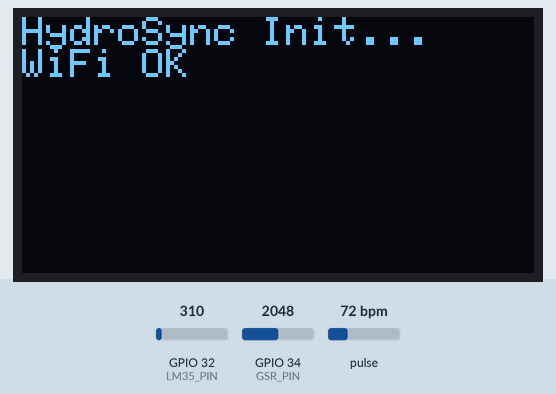
This sketch was run on a simulated ESP32. Shown: 128×64 one-colour display. The test bench sets the inputs (shaded band); at power-on: pulse 72 bpm, GPIO 32 (LM35_PIN) = 310, GPIO 34 (GSR_PIN) = 2048 (analog values on the 0–4095 scale). WiFi joins after 1.5 s; servers stay silent unless stated; nothing arrives over Bluetooth unless stated; a phone connects over Bluetooth LE 3 s after start; what the sketch prints to the serial monitor is not drawn.

Above: at 1.6 s.
At 3.79 s:
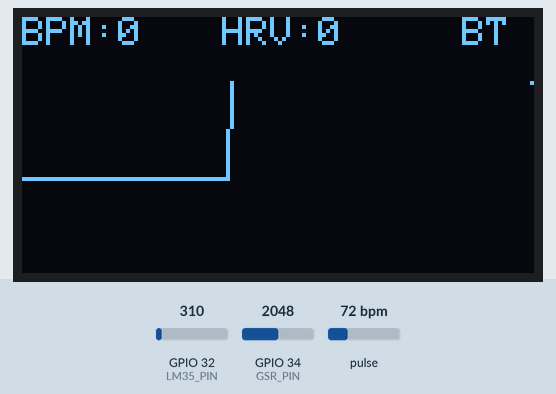
3.8 s: pulse set to 42 bpm
At 4.1 s:
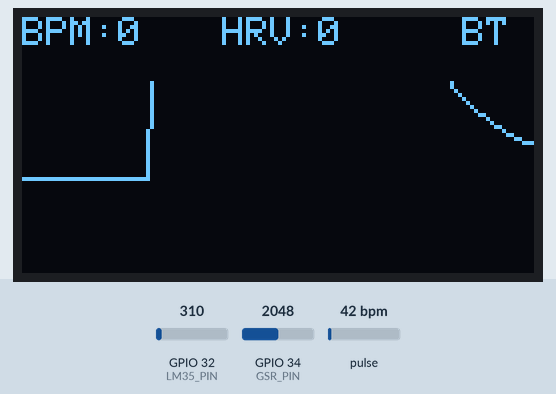
5.5 s: pulse set to 70 bpm
At 5.74 s:
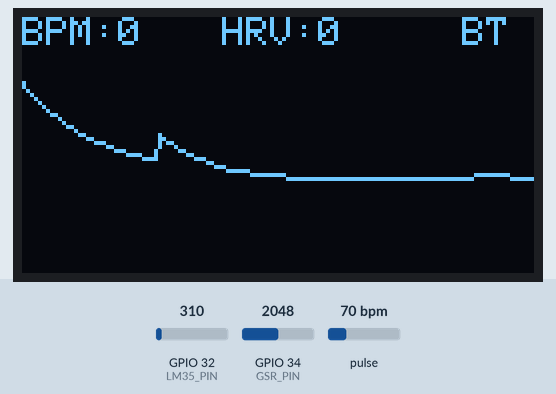
7.0 s: pulse set to 100 bpm
At 7.41 s:
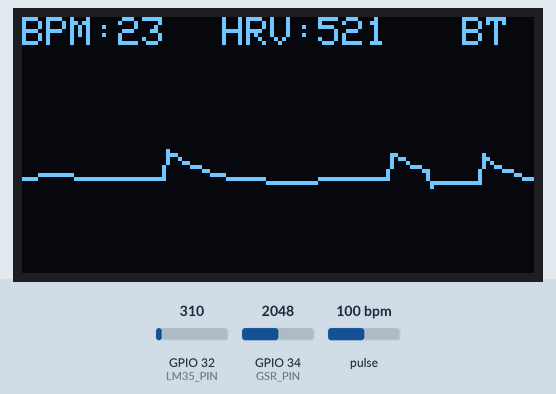

The sketch:

Hydrosync.ino
```cpp
#include <WiFi.h>
#include <WiFiUdp.h>
#include <Wire.h>
#include "MAX30105.h" // Using the SparkFun library from the Health Monitor code
#include "heartRate.h" // Often included with SparkFun library
#include <Adafruit_GFX.h>
#include <Adafruit_SSD1306.h>

#include <BLEDevice.h>
#include <BLEServer.h>
#include <BLEUtils.h>
#include <BLE2902.h>

// ================== USER CONFIG ==================
const char* SSID     = "YOUR_WIFI_NAME";
const char* PASSWORD = "YOUR_WIFI_PASSWORD";
const char* HOST_IP  = "192.168.1.100";
const int HOST_PORT  = 5005;
const char* DEVICE_ID = "hydrosync_01";

// ================== PINS & HARDWARE ==================
#define SCREEN_WIDTH 128
#define SCREEN_HEIGHT 64
#define SDA_PIN 21
#define SCL_PIN 22
#define GSR_PIN 34       // Analog Input (GSR)
#define LM35_PIN 32      // Analog Input (Temp)

// ================== BLE DEFS ==================
#define SERVICE_UUID        "4fafc201-1fb5-459e-8fcc-c5c9c331914b"
#define CHARACTERISTIC_UUID "beb5483e-36e1-4688-b7f5-ea07361b26a8"

// ================== OBJECTS ==================
Adafruit_SSD1306 display(SCREEN_WIDTH, SCREEN_HEIGHT, &Wire, -1);
MAX30105 particleSensor;
WiFiUDP Udp;
BLECharacteristic* pCharacteristic;

// ================== GLOBALS ==================
bool deviceConnected = false;
unsigned long packetCount = 0;

// Graphing
byte graphData[128];
int graphIdx = 0;

// Signal Processing
float irDC = 0;
float irAC = 0;
long lastBeatTime = 0;
float currentBPM = 0;

// HRV Calculation (RMSSD)
#define RR_BUFFER_SIZE 20
long rrIntervals[RR_BUFFER_SIZE];
int rrIndex = 0;
float currentHRV = 0; // RMSSD

// Timers
unsigned long lastUdpSend = 0;
unsigned long lastBLE = 0;

// ================== BLE CALLBACKS ==================
class MyServerCallbacks: public BLEServerCallbacks {
  void onConnect(BLEServer*) { deviceConnected = true; }
  void onDisconnect(BLEServer* pServer) {
    deviceConnected = false;
    pServer->getAdvertising()->start();
  }
};

// ================== SETUP ==================
void setup() {
  Serial.begin(115200);

  // 1. Init Pins
  Wire.begin(SDA_PIN, SCL_PIN);
  analogReadResolution(12); // 0-4095

  // 2. Init OLED
  if(!display.begin(SSD1306_SWITCHCAPVCC, 0x3C)) {
     Serial.println(F("SSD1306 allocation failed"));
     for(;;);
  }
  display.clearDisplay();
  display.setTextColor(WHITE);
  display.println("HydroSync Init...");
  display.display();

  // 3. Init MAX30105
  if (!particleSensor.begin(Wire, I2C_SPEED_FAST)) {
    display.println("MAX30105 FAIL");
    display.display();
    while (1);
  }
  // Setup for High Sensitivity
  particleSensor.setup(60, 4, 2, 100, 411, 4096);
  particleSensor.setPulseAmplitudeGreen(0);

  // 4. Init BLE
  BLEDevice::init("Sandhya-ESP32");
  BLEServer *pServer = BLEDevice::createServer();
  pServer->setCallbacks(new MyServerCallbacks());
  BLEService *pService = pServer->createService(SERVICE_UUID);
  pCharacteristic = pService->createCharacteristic(
                      CHARACTERISTIC_UUID,
                      BLECharacteristic::PROPERTY_NOTIFY
                    );
  pCharacteristic->addDescriptor(new BLE2902());
  pService->start();
  pServer->getAdvertising()->start();

  // 5. Init WiFi (Optional - Code continues if fails to connect instantly to allow offline use)
  WiFi.begin(SSID, PASSWORD);
  Serial.print("Connecting to WiFi");
  int retry = 0;
  while (WiFi.status() != WL_CONNECTED && retry < 10) {
    delay(500);
    Serial.print(".");
    retry++;
  }
  if(WiFi.status() == WL_CONNECTED) {
     Serial.println("\nWiFi Connected");
     display.println("WiFi OK");
  } else {
     display.println("WiFi Failed");
  }
  display.display();
  delay(1000);

  resetGraph();
}

// ================== LOOP ==================
void loop() {
  // 1. Read Raw IR for Graph
  long ir = particleSensor.getIR();

  // FINGER CHECK
  if (ir < 50000) { // Threshold for finger detection
    currentBPM = 0;
    currentHRV = 0;
    resetGraph();
    drawScreen(0, 0, 0, false);
    return;
  }

  // 2. Signal Processing (DC Removal)
  irDC = irDC + 0.05 * (ir - irDC); // Stronger filter
  irAC = ir - irDC;
  irAC = constrain(irAC, -2000, 2000); // Clamp for graph

  // 3. Beat Detection & HRV Logic
  detectBeat(irAC);

  // 4. Update OLED Graph
  updateGraph(irAC);

  // 5. Periodically Read Sensors & Send Data (Every 50ms)
  if (millis() - lastUdpSend > 50) {

    // Read Analog Sensors
    int rawGSR = analogRead(GSR_PIN);
    float tempC = (analogRead(LM35_PIN) * 3300.0 / 4095.0) / 10.0;

    // Update Display
    drawScreen(tempC, rawGSR, currentHRV, true);

    // Send UDP
    if(WiFi.status() == WL_CONNECTED) {
       sendUdpPacket(currentBPM, tempC, rawGSR, currentHRV);
    }

    // Send BLE (Throttled to 50ms to match UDP)
    sendBLE(currentBPM, tempC, rawGSR, currentHRV);

    lastUdpSend = millis();
  }
}

// ================== HELPER FUNCTIONS ==================

void detectBeat(float signal) {
  // Simple Peak Detection
  // If signal crosses threshold and enough time has passed
  if (signal > 300 && (millis() - lastBeatTime > 250)) {
    long now = millis();
    long rrInterval = now - lastBeatTime;
    lastBeatTime = now;

    // Calculate BPM
    float bpm = 60000.0 / rrInterval;
    if (bpm > 40 && bpm < 180) {
      currentBPM = 0.9 * currentBPM + 0.1 * bpm; // Smoothing

      // --- HRV CALCULATION (RMSSD) ---
      // 1. Push new RR to buffer
      rrIntervals[rrIndex] = rrInterval;
      rrIndex = (rrIndex + 1) % RR_BUFFER_SIZE;

      // 2. Calculate RMSSD
      double sumSquaredDiffs = 0;
      int count = 0;
      for (int i = 0; i < RR_BUFFER_SIZE - 1; i++) {
        // Only calculate if buffer is filled with valid data (>0)
        if (rrIntervals[i] > 0 && rrIntervals[i+1] > 0) {
          long diff = rrIntervals[i] - rrIntervals[i+1];
          sumSquaredDiffs += (diff * diff);
          count++;
        }
      }
      if (count > 0) {
        currentHRV = sqrt(sumSquaredDiffs / count);
      }
      // -------------------------------
    }
  }
}

void updateGraph(float val) {
  // Map value to screen height (0-63)
  int y = map((int)val, -2000, 2000, 63, 15); // Keep top 15px clear for text
  y = constrain(y, 15, 63);
  graphData[graphIdx] = y;
  graphIdx = (graphIdx + 1) % 128;
}

void resetGraph() {
  for (int i = 0; i < 128; i++) graphData[i] = 40; // Flatline
}

void drawScreen(float temp, int gsr, float hrv, bool fingerDetected) {
  display.clearDisplay();

  // Draw Graph
  if (fingerDetected) {
    for (int i = 0; i < 127; i++) {
      int i1 = (graphIdx + i) % 128;
      int i2 = (graphIdx + i + 1) % 128;
      display.drawLine(i, graphData[i1], i + 1, graphData[i2], WHITE);
    }
  }

  // Draw Header UI
  display.fillRect(0, 0, 128, 16, BLACK); // Background for text
  display.setTextColor(WHITE);
  display.setTextSize(1);

  // Left: BPM
  display.setCursor(0, 0);
  display.print("BPM:"); display.print((int)currentBPM);

  // Center: HRV
  display.setCursor(50, 0);
  display.print("HRV:"); display.print((int)hrv);

  // Right: Connection Status
  display.setCursor(110, 0);
  if (deviceConnected) display.print("BT");
  else if (WiFi.status() == WL_CONNECTED) display.print("WF");

  // Bottom overlay for Temp/GSR (Optional, minimal)
  display.setCursor(0, 55);
  // display.print("T:"); display.print((int)temp);

  display.display();
}

void sendUdpPacket(float hr, float temp, int gsr, float hrv) {
  char buffer[512];
  snprintf(buffer, sizeof(buffer),
    "{\"id\":\"%s\",\"seq\":%lu,\"bpm\":%.1f,\"hrv\":%.1f,\"temp\":%.1f,\"gsr\":%d}",
    DEVICE_ID, packetCount++, hr, hrv, temp, gsr
  );
  Udp.beginPacket(HOST_IP, HOST_PORT);
  Udp.print(buffer);
  Udp.endPacket();
}

void sendBLE(float hr, float temp, int gsr, float hrv) {
  if (deviceConnected) {
    char bleBuffer[64];
    // Sending a simple CSV string or JSON via BLE Notify
    snprintf(bleBuffer, sizeof(bleBuffer), "%.1f,%.1f,%.1f,%d", hr, hrv, temp, gsr);
    pCharacteristic->setValue((uint8_t*)bleBuffer, strlen(bleBuffer));
    pCharacteristic->notify();
  }
}
```

Measured:
- what the display in image 0 shows lasts 1.0 s, from 1.6 s to 2.6 s
